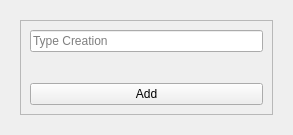
<?xml version="1.0" encoding="UTF-8"?>
<ui version="4.0">
 <class>Form</class>
 <widget class="QWidget" name="Form">
  <property name="geometry">
   <rect>
    <x>0</x>
    <y>0</y>
    <width>293</width>
    <height>135</height>
   </rect>
  </property>
  <property name="windowTitle">
   <string>Form</string>
  </property>
  <layout class="QHBoxLayout" name="horizontalLayout">
   <property name="spacing">
    <number>0</number>
   </property>
   <item>
    <widget class="QWidget" name="widget" native="true">
     <layout class="QHBoxLayout" name="horizontalLayout_2">
      <item>
       <widget class="QFrame" name="frame">
        <property name="frameShape">
         <enum>QFrame::StyledPanel</enum>
        </property>
        <property name="frameShadow">
         <enum>QFrame::Raised</enum>
        </property>
        <layout class="QVBoxLayout" name="verticalLayout">
         <property name="spacing">
          <number>0</number>
         </property>
         <item>
          <widget class="QLineEdit" name="leName">
           <property name="placeholderText">
            <string>Type Creation</string>
           </property>
          </widget>
         </item>
         <item>
          <widget class="QLabel" name="lMessageForm">
           <property name="text">
            <string/>
           </property>
          </widget>
         </item>
         <item>
          <widget class="QPushButton" name="pbAddUpdate">
           <property name="text">
            <string>Add</string>
           </property>
          </widget>
         </item>
        </layout>
       </widget>
      </item>
     </layout>
    </widget>
   </item>
  </layout>
 </widget>
 <resources/>
 <connections/>
</ui>
